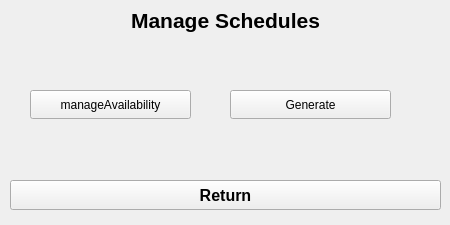
<?xml version="1.0" encoding="UTF-8"?>
<ui version="4.0">
 <class>ManageSchedulesPage</class>
 <widget class="QWidget" name="ManageSchedulesPage">
  <property name="geometry">
   <rect>
    <x>0</x>
    <y>0</y>
    <width>450</width>
    <height>225</height>
   </rect>
  </property>
  <property name="windowTitle">
   <string>Form</string>
  </property>
  <widget class="QWidget" name="centralwidget" native="true">
   <property name="geometry">
    <rect>
     <x>0</x>
     <y>0</y>
     <width>451</width>
     <height>210</height>
    </rect>
   </property>
   <widget class="QLabel" name="label_headline">
    <property name="geometry">
     <rect>
      <x>0</x>
      <y>0</y>
      <width>451</width>
      <height>41</height>
     </rect>
    </property>
    <property name="font">
     <font>
      <pointsize>16</pointsize>
      <bold>true</bold>
     </font>
    </property>
    <property name="styleSheet">
     <string notr="true">color: rgb(0, 0, 0);</string>
    </property>
    <property name="text">
     <string>Manage Schedules</string>
    </property>
    <property name="alignment">
     <set>Qt::AlignmentFlag::AlignCenter</set>
    </property>
   </widget>
   <widget class="QPushButton" name="pushButton_return">
    <property name="geometry">
     <rect>
      <x>10</x>
      <y>180</y>
      <width>431</width>
      <height>30</height>
     </rect>
    </property>
    <property name="font">
     <font>
      <pointsize>12</pointsize>
      <bold>true</bold>
     </font>
    </property>
    <property name="text">
     <string>Return</string>
    </property>
   </widget>
   <widget class="QPushButton" name="pushButton_manageAvailability">
    <property name="geometry">
     <rect>
      <x>30</x>
      <y>90</y>
      <width>161</width>
      <height>29</height>
     </rect>
    </property>
    <property name="text">
     <string>manageAvailability</string>
    </property>
   </widget>
   <widget class="QPushButton" name="pushButton_generate">
    <property name="geometry">
     <rect>
      <x>230</x>
      <y>90</y>
      <width>161</width>
      <height>29</height>
     </rect>
    </property>
    <property name="text">
     <string>Generate</string>
    </property>
   </widget>
  </widget>
 </widget>
 <resources/>
 <connections/>
</ui>
